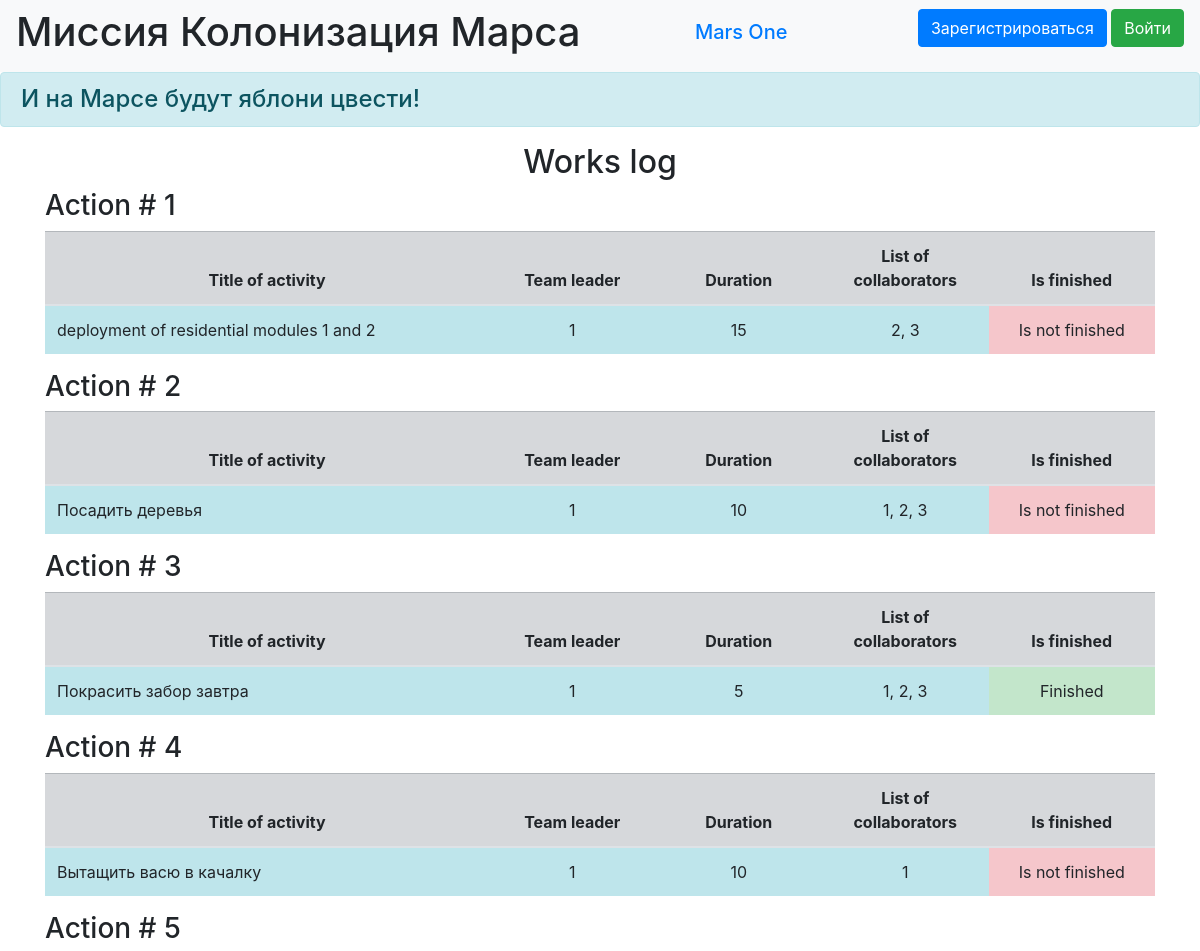
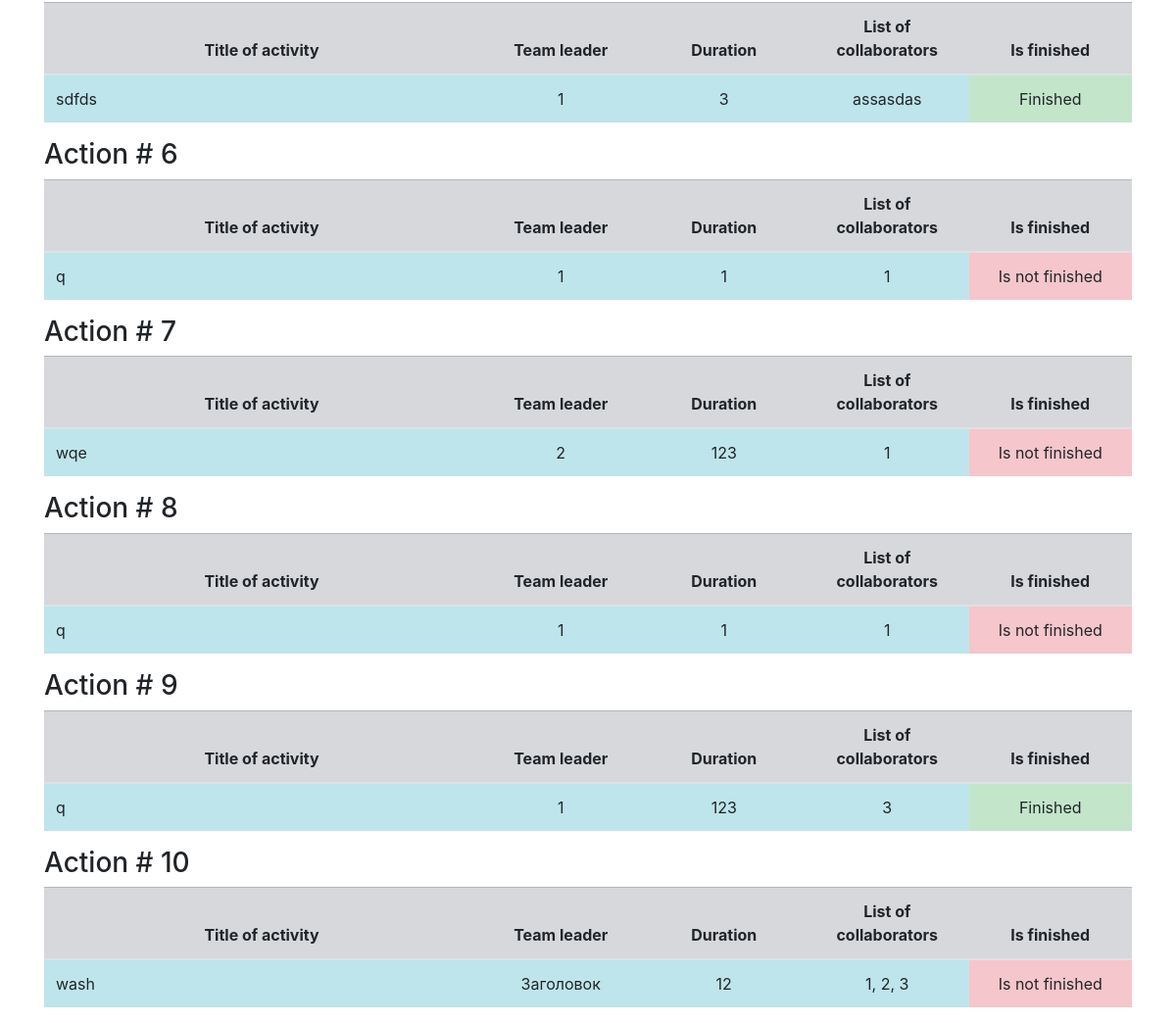
Page /jobs on the committed database (2 pictures, top to bottom).
### data/jobs.py (models this page shows)
class Jobs(SqlAlchemyBase):
    __tablename__ = 'jobs'
    id = sqlalchemy.Column(sqlalchemy.Integer,
                           primary_key=True, autoincrement=True)
    team_leader = sqlalchemy.Column(sqlalchemy.Integer,
                                    sqlalchemy.ForeignKey("users.id"))
    job = sqlalchemy.Column(sqlalchemy.String, nullable=True)
    work_size = sqlalchemy.Column(sqlalchemy.Integer, nullable=True)
    collaborators = sqlalchemy.Column(sqlalchemy.String, nullable=True)
    is_finished = sqlalchemy.Column(sqlalchemy.Boolean, default=True)
    start_date = sqlalchemy.Column(sqlalchemy.DateTime,
                                   default=datetime.datetime.now)
    end_date = sqlalchemy.Column(sqlalchemy.DateTime,
                                 default=datetime.datetime.now)
    user = orm.relationship('User')

### main.py (the view)
@app.route('/jobs')
def jobs():
    db_sess = db_session.create_session()
    jobs = db_sess.query(Jobs).all()
    return render_template('jobs.html', jobs=jobs)

### data/db_session.py (called while the page is built)
def create_session() -> Session:
    global __factory
    return __factory()

### templates/jobs.html (shortened to what this page needs)
{% extends "base.html" %}
{% block content %}
<h2>Works log</h2>
{% for item in jobs %}
<h3>Action # {{item.id}}</h3>
<table class="table">
  <thead>
    <tr class="table-secondary cell-1">
      <th scope="col" width="40%">Title of activity</th>
      <th scope="col" width="15%">Team leader</th>
      <th scope="col" width="15%">Duration</th>
      <th scope="col" width="15%">List of collaborators</th>
      <th scope="col" width="15%">Is finished</th>
    </tr>
  </thead>
  <tbody>
    <tr>
      <td scope="row" class="table-info">{{item.job}}</td>
      <td class="table-info" align="center">{{item.team_leader}}</td>
      <td class="table-info" align="center">{{item.work_size}}</td>
      <td class="table-info" align="center">{{item.collaborators}}</td>
      {% if item.is_finished %}
      <td class="table-success" align="center">Finished</td>
      {% else %}
      <td class="table-danger" align="center">Is not finished</td>
      {% endif %}
    </tr>
  </tbody>
</table>
{% endfor %}
{% endblock %}

### static/css/style.css (style rules this page uses)
th, center-text { text-align: center; vertical-align: middle; }
h2 { text-align: center; }
.cell-1 { vertical-align: middle; }

### rows in the picture
Jobs: id "1", job "deployment of residential modules 1 and 2", team_leader "1", work_size "15", collaborators "2, 3", is_finished "Is not finished"
Jobs: id "2", job "Посадить деревья", team_leader "1", work_size "10", collaborators "1, 2, 3", is_finished "Is not finished"
Jobs: id "3", job "Покрасить забор завтра", team_leader "1", work_size "5", collaborators "1, 2, 3", is_finished "Finished"
Jobs: id "4", job "Вытащить васю в качалку", team_leader "1", work_size "10", collaborators "1", is_finished "Is not finished"
Jobs: id "5", job "sdfds", team_leader "1", work_size "3", collaborators "assasdas", is_finished "Finished"
Jobs: id "6", job "q", team_leader "1", work_size "1", collaborators "1", is_finished "Is not finished"
Jobs: id "7", job "wqe", team_leader "2", work_size "123", collaborators "1", is_finished "Is not finished"
Jobs: id "8", job "q", team_leader "1", work_size "1", collaborators "1", is_finished "Is not finished"
Jobs: id "9", job "q", team_leader "1", work_size "123", collaborators "3", is_finished "Finished"
Jobs: id "10", job "wash", team_leader "Заголовок", work_size "12", collaborators "1, 2, 3", is_finished "Is not finished"
